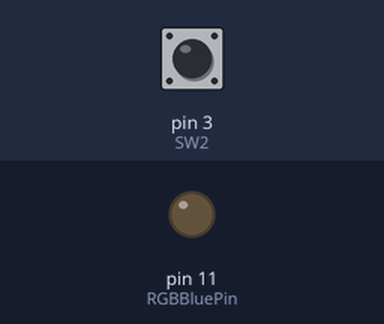
A sketch run on a simulated Arduino Uno, built with avr-gcc and run on an emulated ATmega328P. Shown: output pins drawn as LEDs (lit = HIGH). The inputs (shaded band) are chosen by the test bench; at power-on: pin 3 (SW2) HIGH.

Above: at 1.2 s.
1.3 s: pin 3 (SW2) pulled LOW for 0.15 s
At 2.65 s:
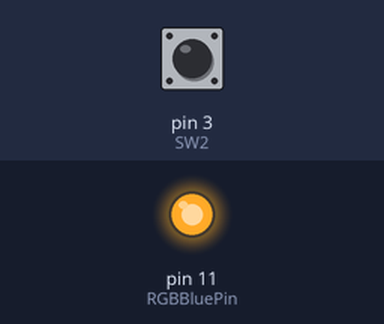
4.3 s: pin 3 (SW2) pulled LOW for 1 s
At 7.8 s:
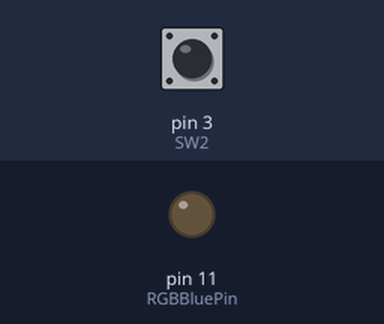
Timing chart, 0 to 9.3 s (numbered marks = the images above; inputs shaded):
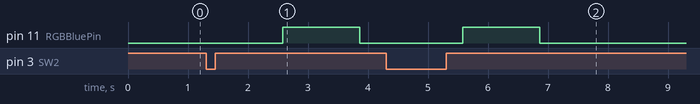

Measured:
- after the input at 1.3 s, pin 11 (RGBBluePin): LOW → HIGH after 1.3 s, → LOW 1.3 s later
- after the input at 4.3 s, pin 11 (RGBBluePin): LOW → HIGH after 1.3 s, → LOW 1.3 s later

The sketch:

Lab007L22.ino
```cpp
/*
Name:		Lab007L22.ino
Created:	6/6/2018 5:12:06 PM
Author:	chris
*/
int SW1 = 2;    //The SW1 button is connect to pin 2 of the Arduino.
int SW2 = 3;    //The SW2 button is connect to pin 3 of the Arduino.

int RGBRedPin = 9;    //The red RGB LED is connected pin 9 of the Arduino.
int RGBGreenPin = 10; //The green RGB LED is connected pin 10 of the Arduino.
int RGBBluePin = 11;  //The blue RGB LED is connected pin 11 of the Arduino.
int fadeDelay = 5;    //This is the number of milliseconds that it will take between steps during fading.

					  // the setup function runs once when you press reset or power the board
void setup() {
	pinMode(RGBBluePin, OUTPUT);  //Setup red LED pin as an output pin.

	pinMode(SW2, INPUT);  //Setup button1 pin as an input pin.

}

// the loop function runs over and over again until power down or reset
void loop() {

	if (digitalRead(SW2) == LOW) {
		fadeLight(RGBBluePin);
	}

}

void fadeLight(int light) {
	for (int x = 0; x <= 255; x++) { //Fade in red.
		analogWrite(light, x);
		delay(fadeDelay);
	}

	for (int x = 255; x >= 0; x--) { //Fade out red.
		analogWrite(light, x);
		delay(fadeDelay);
	}
}
```
